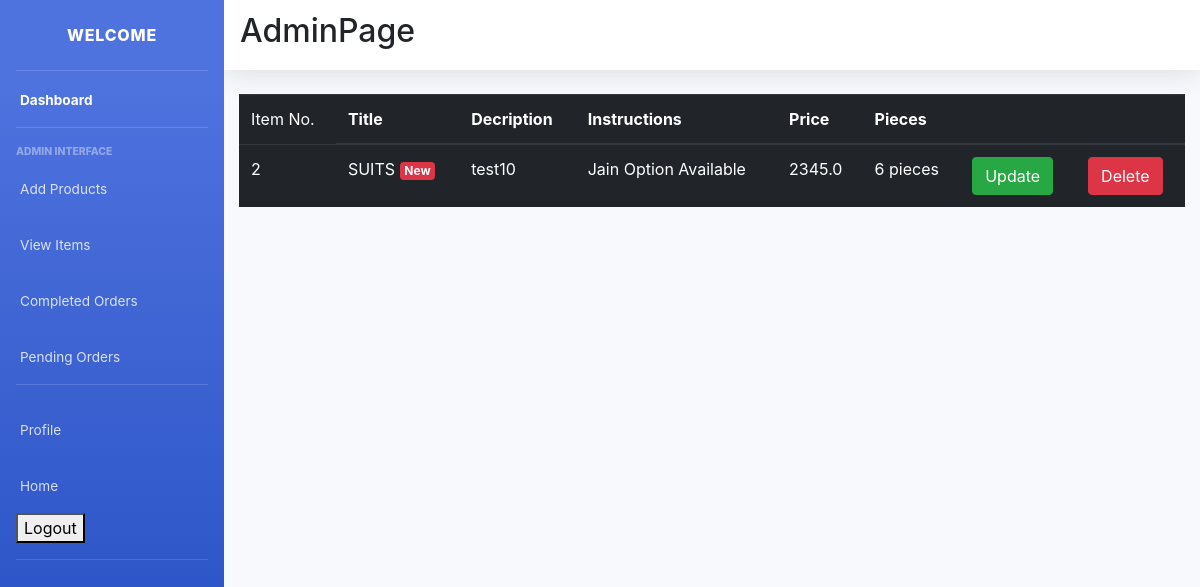
The app's page /item_list/ (signed in), older data.
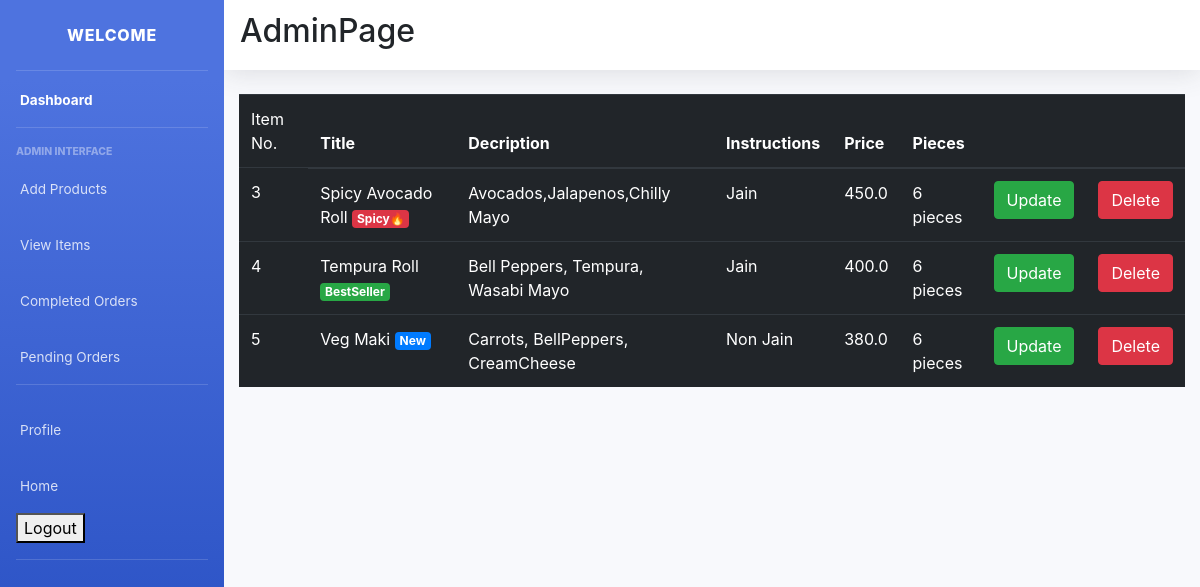
The same page, newer data.
### main/models.py (models this page shows, shortened)
class Item(models.Model):
    LABELS = (
        ('BestSeller', 'BestSeller'),
        ('New', 'New'),
        ('Spicy🔥', 'Spicy🔥'),
    )
    LABEL_COLOUR = (
        ('danger', 'danger'),
        ('success', 'success'),
        ('primary', 'primary'),
        ('info', 'info')
    )
    title = models.CharField(max_length=150)
    description = models.CharField(max_length=250,blank=True)
    price = models.FloatField()
    pieces = models.IntegerField(default=6)
    instructions = models.CharField(max_length=250,default="Jain Option Available")
    image = models.ImageField(default='default.png', upload_to='images/')
    labels = models.CharField(max_length=25, choices=LABELS, blank=True)
    label_colour = models.CharField(max_length=15, choices=LABEL_COLOUR, blank=True)
    slug = models.SlugField(default="sushi_name")
    created_by = models.ForeignKey(User, on_delete=models.CASCADE)

### main/decorators.py (the view)
    def wrapper_func(request, *args, **kwargs):
        group = Group.objects.get(user = request.user)
        if group.name == 'admin_owner':
            return view_func(request, *args, **kwargs)
        else:
            return redirect('/')

### main/views.py (called while the page is built)
@login_required(login_url='/accounts/login/')
@admin_required
def item_list(request):
    items = Item.objects.filter(created_by=request.user)
    context = {
        'items':items
    }
    return render(request, 'main/item_list.html', context)

### main/templates/main/item_list.html
{% extends "main/layout2.html" %}
{% block content %}
<div class="cart">
    <div class="row">
        <div class="col-sm-12">
            {% if items %}
            <div class="table-responsive">
                <table class="table table-dark">
                    <thead>
                    <tr>
                        <td scope="col">Item No.</td>
                        <th scope="col">Title</th>
                        <th scope="col">Decription</th>
                        <th scope="col">Instructions</th>
                        <th scope="col">Price</th>
                        <th scope="col">Pieces</th>
                        <th></th>
                        <th></th>
                    </tr>
                    </thead>
                    <tbody>
                        {% for item in items %}
                    <tr>
                        <td>{{ item.id }}</td>
                        <td>{{ item.title }} <span class="badge badge-{{ item.label_colour }}">{{ item.labels }}</span></td></td>
                        <td>{{ item.description }}</td>
                        <td>{{ item.instructions }}</td>
                        <td>{{ item.price }}</td>
                        <td>{{ item.pieces }} pieces</td>
                        <td><a class="btn btn-success" href="{% url 'main:item-update' item.slug %}">Update</a></td>
                        <td><a class="btn btn-danger" href="{% url 'main:item-delete' item.slug %}">Delete</a></td>
                    </tr>
                        {% endfor %}
                    </tbody>
                </table>
            </div>
            {% else %}
            <h4 class="text-center">Sorry, you have not ordered any item yet!!!</h4>
            {% endif %}
        </div>
    </div>
</div>
{% endblock content %}

Row changes from the older to the newer data that the page shows:
removed Item: id "2", title "SUITS", labels "New", description "test10", instructions "Jain Option Available", price "2345.0", pieces "6"
added Item: id "3", title "Spicy Avocado Roll", labels "Spicy🔥", description "Avocados,Jalapenos,Chilly Mayo", instructions "Jain", price "450.0", pieces "6"
added Item: id "4", title "Tempura Roll", labels "BestSeller", description "Bell Peppers, Tempura, Wasabi Mayo", instructions "Jain", price "400.0", pieces "6", label_colour "success" (drawn)
added Item: id "5", title "Veg Maki", labels "New", description "Carrots, BellPeppers, CreamCheese", instructions "Non Jain", price "380.0", pieces "6", label_colour "primary" (drawn)
